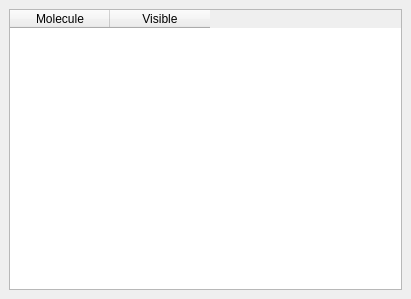
<?xml version="1.0" encoding="UTF-8"?>
<ui version="4.0">
 <class>ListOfMolecules</class>
 <widget class="QDockWidget" name="ListOfMolecules">
  <property name="geometry">
   <rect>
    <x>0</x>
    <y>0</y>
    <width>411</width>
    <height>299</height>
   </rect>
  </property>
  <property name="windowTitle">
   <string>Molecules</string>
  </property>
  <widget class="QWidget" name="dockWidgetContents">
   <layout class="QGridLayout" name="gridLayout">
    <item row="0" column="0">
     <widget class="QScrollArea" name="scrollArea">
      <property name="frameShadow">
       <enum>QFrame::Sunken</enum>
      </property>
      <property name="widgetResizable">
       <bool>true</bool>
      </property>
      <widget class="QWidget" name="scrollAreaWidgetContents">
       <property name="geometry">
        <rect>
         <x>0</x>
         <y>0</y>
         <width>391</width>
         <height>260</height>
        </rect>
       </property>
       <layout class="QHBoxLayout" name="horizontalLayout">
        <property name="spacing">
         <number>0</number>
        </property>
        <property name="leftMargin">
         <number>0</number>
        </property>
        <property name="topMargin">
         <number>0</number>
        </property>
        <property name="rightMargin">
         <number>0</number>
        </property>
        <property name="bottomMargin">
         <number>0</number>
        </property>
        <item>
         <widget class="QTableWidget" name="molecule_settings">
          <property name="frameShape">
           <enum>QFrame::NoFrame</enum>
          </property>
          <property name="frameShadow">
           <enum>QFrame::Plain</enum>
          </property>
          <property name="editTriggers">
           <set>QAbstractItemView::NoEditTriggers</set>
          </property>
          <property name="selectionBehavior">
           <enum>QAbstractItemView::SelectRows</enum>
          </property>
          <property name="columnCount">
           <number>2</number>
          </property>
          <column>
           <property name="text">
            <string>Molecule</string>
           </property>
          </column>
          <column>
           <property name="text">
            <string>Visible</string>
           </property>
          </column>
         </widget>
        </item>
       </layout>
      </widget>
     </widget>
    </item>
   </layout>
  </widget>
 </widget>
 <resources/>
 <connections/>
</ui>
